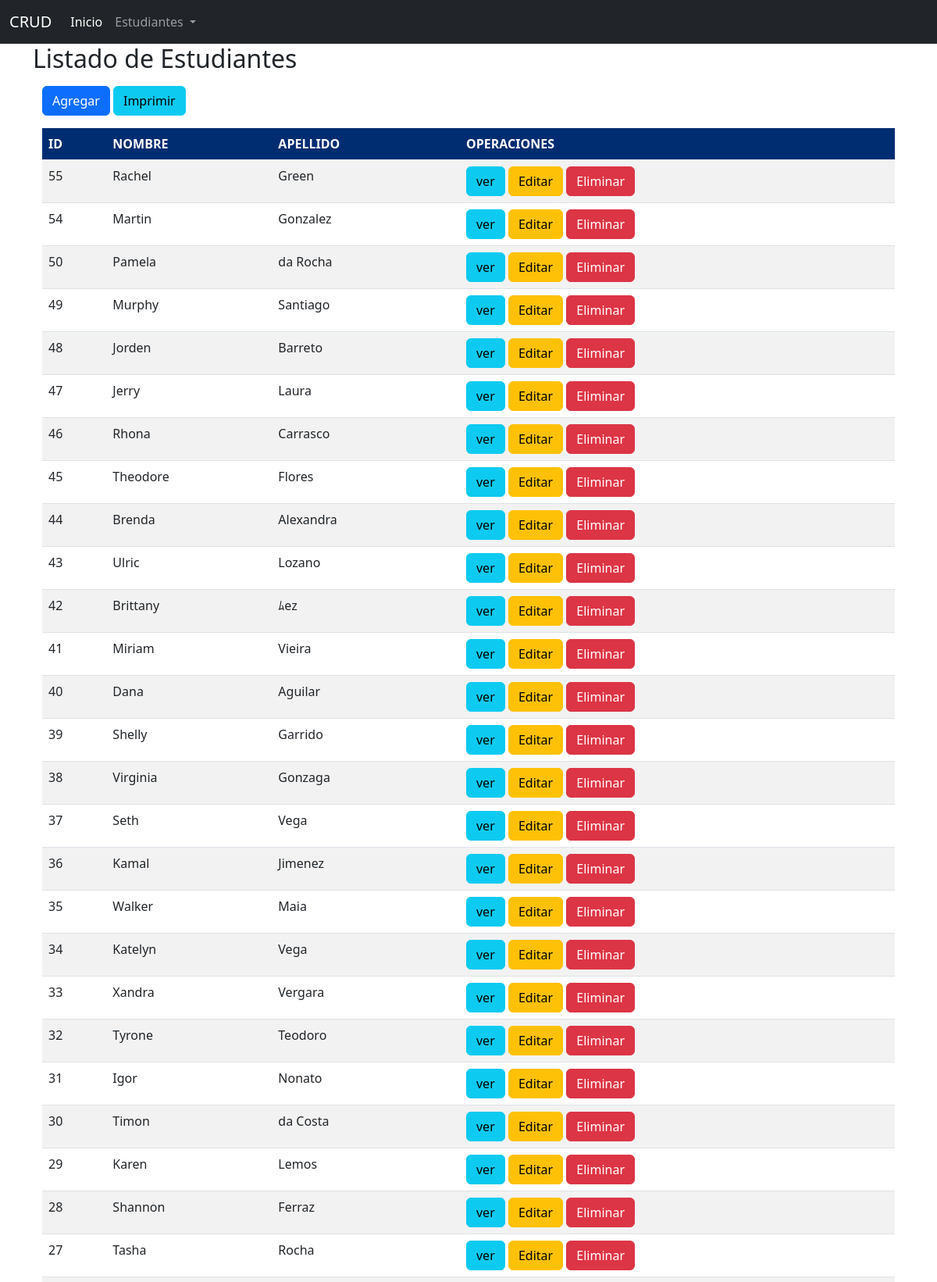
The page /php/estudiante/index.php (upper part) on the database its author committed.
### tables this page shows
CREATE TABLE `estudiantes` (
  `idEstudiante` int NOT NULL,
  `nombre` varchar(35) NOT NULL,
  `apellido` varchar(45) NOT NULL,
  `idCurso` int NOT NULL
);

### php/database.php (called while the page is built)
<?php
    class dataConex {
        private $hostname = "localhost";
        private $dbname = "base231";
        private $username = "root";
        private $password = "12345678";
        public function conexion() {
            try {
                $PDO = new PDO("mysql:host=".$this->hostname.";dbname=".$this->dbname,$this->username,$this->password);
                return $PDO;
            } catch (PDOException $ex) {
                return $ex->getMessage();
            }
        }
    }
?>

### php/estudiante/estudianteModel.php (called while the page is built, shortened)
<?php
    class estudianteModel{
        private $PDO;
        public function __construct(){
            require_once ('../database.php');
            $data = new dataConex();
            $this->PDO = $data->conexion();
        }
        public function listar() {
            $sql = 'SELECT e.idEstudiante, e.nombre,e.apellido,e.idCurso,c.nombre as curso FROM estudiantes e JOIN Cursos c ON e.idCurso = c.idCurso ORDER BY idEstudiante DESC';
            $statement = $this->PDO->prepare($sql);
            return ($statement->execute()) ? $statement->fetchAll() : false;
        }
    }
?>

### php/estudiante/index.php (the view, shortened to what this page needs)
<?php
    require_once('estudianteModel.php');
    $object = new estudianteModel;
    $rows = $object->listar();
?>
<!DOCTYPE html>
<html lang="es">
<head>
    <link rel="stylesheet" href="../../css/bootstrap.min.css">
    <link rel="stylesheet" href="../../css/table.css">
</head>
<body>
<?php
    require_once('../navbar.php');
 ?>
    <section class="intro">
    <div class="container">
        <div class="mb-3">
            <h2>Listado de Estudiantes</h2>
        </div>
        <div class="container">
        <div class="mb-3">
            <a href="./create.php" class="btn btn-primary">Agregar</a>
            <a href="javascript:imprimirWindow('ventana')" class="btn btn-info">Imprimir</a>
        </div>
        <div class="table-reponsive table-table-scroll" data-mb-perfect-scrollbar="true" style="position: relative; height : 700px;">
        <table class="table table-striped mb-0">
            <thead style="background-color: #002d72">
                <tr>
                    <th scope="col">ID</th>
                    <th scope="col">NOMBRE</th>
                    <th scope="col">APELLIDO</th>
                    <th scope="col">OPERACIONES</th>
                </tr>
            </thead>
            <tbody>
            <?php foreach ($rows as $row) { ?>
                <tr>
                    <td><?=$row['idEstudiante']?></td>
                    <td><?=$row['nombre']?></td>
                    <td><?=$row['apellido']?></td>
                    <td>
                       <a class="btn btn-info" data-bs-toggle="modal" data-bs-target="#idver<?=$row['idEstudiante']?>">ver</a>
                       <a href="edit.php?id=<?=$row['idEstudiante']?>" class="btn btn-warning">Editar</a>
                       <a class="btn btn-danger" data-bs-toggle="modal" data-bs-target="#iddel<?=$row['idEstudiante']?>">Eliminar</a>
                    </td>
                </tr>
            <?php } ?>
            </tbody>
            </table>
            </div>
    </div>
    </section>
</body>
</html>

### php/navbar.php (shortened to what this page needs)
<nav class="navbar navbar-expand-lg navbar-dark bg-dark">
  <div class="container-fluid">
    <a class="navbar-brand" href="#">CRUD</a>
    <div class="collapse navbar-collapse" id="navbarSupportedContent">
      <ul class="navbar-nav me-auto mb-2 mb-lg-0">
        <li class="nav-item">
          <a class="nav-link active" aria-current="page" href="/taller11/">Inicio</a>
        </li>
        <li class="nav-item dropdown">
          <a class="nav-link dropdown-toggle" href="#" id="navbarDropdown" role="button" data-bs-toggle="dropdown" aria-expanded="false">
            Estudiantes
          </a>
        </li>
      </ul>
    </div>
  </div>
</nav>

### css/table.css (style rules this page uses)
html, body, .intro { height: 100%; }
table td, table th { text-overflow: ellipsis; white-space: nowrap; overflow: hidden; }
thead th { color: white; }
thead { top: 0; position: sticky; }

### rows shown on the page
estudiantes: idEstudiante "55", nombre "Rachel", apellido "Green"
estudiantes: idEstudiante "54", nombre "Martin", apellido "Gonzalez"
estudiantes: idEstudiante "50", nombre "Pamela", apellido "da Rocha"
estudiantes: idEstudiante "49", nombre "Murphy", apellido "Santiago"
estudiantes: idEstudiante "48", nombre "Jorden", apellido "Barreto"
estudiantes: idEstudiante "47", nombre "Jerry", apellido "Laura"
estudiantes: idEstudiante "46", nombre "Rhona", apellido "Carrasco"
estudiantes: idEstudiante "45", nombre "Theodore", apellido "Flores"
estudiantes: idEstudiante "44", nombre "Brenda", apellido "Alexandra"
estudiantes: idEstudiante "43", nombre "Ulric", apellido "Lozano"
estudiantes: idEstudiante "42", nombre "Brittany", apellido "ﾑez"
estudiantes: idEstudiante "41", nombre "Miriam", apellido "Vieira"
estudiantes: idEstudiante "40", nombre "Dana", apellido "Aguilar"
estudiantes: idEstudiante "39", nombre "Shelly", apellido "Garrido"
estudiantes: idEstudiante "38", nombre "Virginia", apellido "Gonzaga"
estudiantes: idEstudiante "37", nombre "Seth", apellido "Vega"
estudiantes: idEstudiante "36", nombre "Kamal", apellido "Jimenez"
estudiantes: idEstudiante "35", nombre "Walker", apellido "Maia"
estudiantes: idEstudiante "34", nombre "Katelyn", apellido "Vega"
estudiantes: idEstudiante "33", nombre "Xandra", apellido "Vergara"
estudiantes: idEstudiante "32", nombre "Tyrone", apellido "Teodoro"
estudiantes: idEstudiante "31", nombre "Igor", apellido "Nonato"
estudiantes: idEstudiante "30", nombre "Timon", apellido "da Costa"
estudiantes: idEstudiante "29", nombre "Karen", apellido "Lemos"
estudiantes: idEstudiante "28", nombre "Shannon", apellido "Ferraz"
estudiantes: idEstudiante "27", nombre "Tasha", apellido "Rocha"
